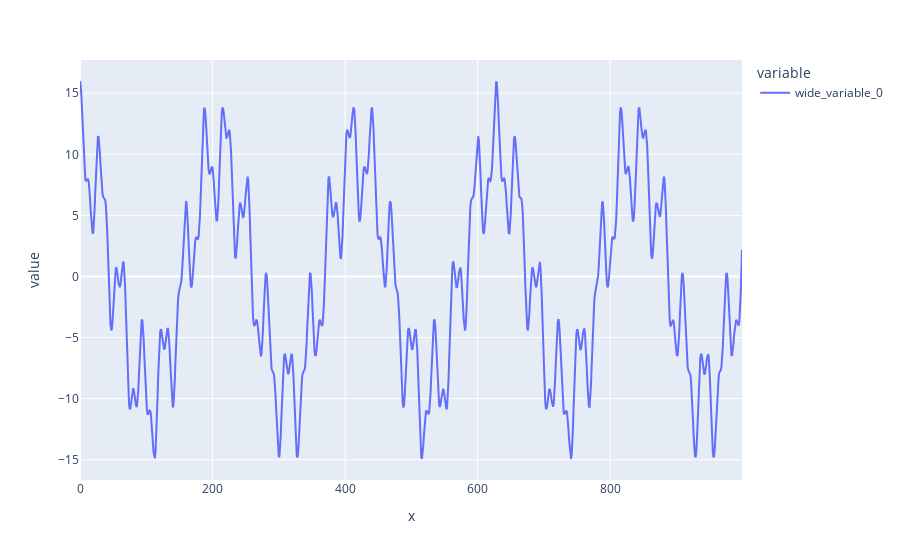

Here is the notebook cell this chart was saved with:
### Markdown cell above
### Shrumpeter's Model: Additive Model with multiple cycles

### Code cell
T = np.arange(1000)

def model2(a, ω, θ, T):
    Y = np.zeros(T.shape)
    for i in range(len(a)):
        Y += model(a[i], ω[i], θ[i], T)
    return Y

a = [5,2,1]
ω = [0.03, 0.20, 0.47]
θ = [0,0,0]
px.line(y=[model2(a, ω, θ, T)],x=T)

### Figure 1 — Plotly figure (JSON) as saved in the notebook; plotly's stock layout.template omitted (floating-point values rounded to 4 significant figures; data arrays with more than 128 entries replaced by an {"elided": "..."} marker saying what was removed)
{"data": [{"hovertemplate": "variable=wide_variable_0<br>x=%{x}<br>value=%{y}<extra></extra>", "legendgroup": "wide_variable_0", "line": {"color": "#636efa", "dash": "solid"}, "marker": {"symbol": "circle"}, "mode": "lines", "name": "wide_variable_0", "orientation": "v", "showlegend": true, "type": "scatter", "x": {"elided": "1000 int values"}, "xaxis": "x", "y": {"elided": "1000 float values"}, "yaxis": "y"}], "layout": {"legend": {"title": {"text": "variable"}, "tracegroupgap": 0}, "margin": {"t": 60}, "xaxis": {"anchor": "y", "domain": [0, 1], "title": {"text": "x"}}, "yaxis": {"anchor": "x", "domain": [0, 1], "title": {"text": "value"}}}}
